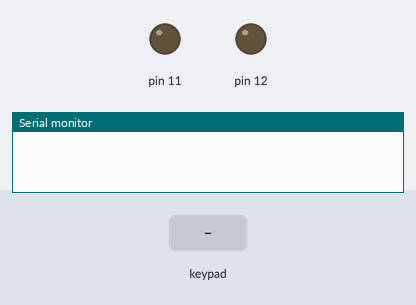
A sketch run on a simulated Arduino Uno, built with avr-gcc and run on an emulated ATmega328P. On the bench: output pins drawn as LEDs (lit = HIGH), the last lines printed to the serial monitor. The test bench sets the inputs (shaded band).

Above: at 1.2 s.
1.3 s: keypad keys 9 8 7 6 pressed 0.4 s apart
At 3.3 s:
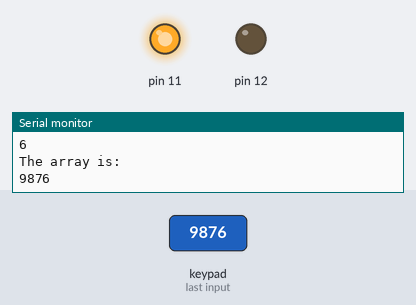
5.0 s: keypad keys 9 2 6 2 pressed 0.4 s apart
At 7.0 s:
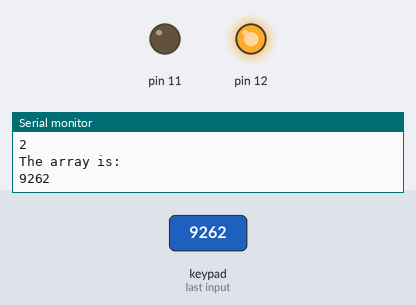
Timing chart, 0 to 8.7 s (numbered marks = the images above; inputs shaded):
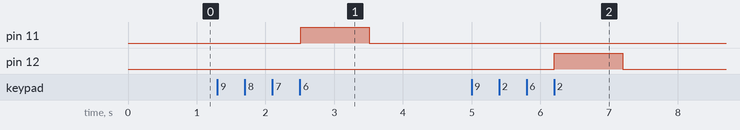

Measured:
- after the input at 1.3 s, pin 11: LOW → HIGH after 1.2 s, → LOW 1.0 s later
- after the input at 5.0 s, pin 12: LOW → HIGH after 1.2 s, → LOW 1.0 s later

The sketch:

passcode_guess_keypad.ino
```cpp
#include <Keypad.h>

const byte ROWS = 4; //four rows
const byte COLS = 4; //four columns
//define the cymbols on the buttons of the keypads
char hexaKeys[ROWS][COLS] = {
  {'1', '2', '3', 'A'},
  {'4', '5', '6', 'B'},
  {'7', '8', '9', 'C'},
  {'*', '0', '#', 'D'}
};
byte rowPins[ROWS] = {9, 8, 7, 6}; //connect to the row pinouts of the keypad
byte colPins[COLS] = {5, 4, 3, 2}; //connect to the column pinouts of the keypad

//initialize an instance of class NewKeypad
Keypad customKeypad = Keypad(makeKeymap(hexaKeys), rowPins, colPins, ROWS, COLS);

int passcode[] = {9, 2, 6, 2};
int guess[] = {0, 0, 0, 0};


void setup() {
  Serial.begin(9600);
  pinMode(11,OUTPUT);
  pinMode(12,OUTPUT);
}

void loop() {

  digitalWrite(11, LOW);
  digitalWrite(12, LOW);

  setGuess();

  Serial.println("The array is: ");

  for (int i = 0; i < 4; i++) {

    Serial.print(guess[i]);
  }

  check();

  delay(1000);


}

void setGuess() {
  int count = 0;

  while (count < 4) {

    char customKey = customKeypad.getKey();

    if (customKey) {
      int intCustom = customKey - '0'; //change char to integer
      guess[count] = intCustom;
      Serial.println(intCustom);
      count++;
    }
  }
}

void check(){

  bool correct = true;

  for(int i = 0; i < 4; i++){
    if(guess[i] != passcode[i]){
      correct = false;
    }
  }

  if(correct){
    digitalWrite(12,HIGH);
  } else digitalWrite(11,HIGH);
}
```
